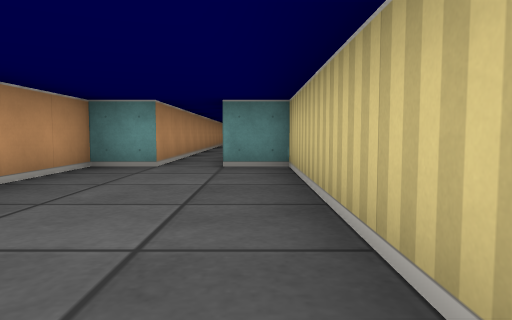
View 1 (above)

22 first-person views from a walk through a cub3D level. The camera is about half as high as the walls, tilts 4° down and sees 70° across. The floor is counted in squares. Each view is taken from the middle of a square. On the plan, view 1 faces up. The plan holds only what a view shows up to about 9 squares ahead; the rest is blank.

View 2
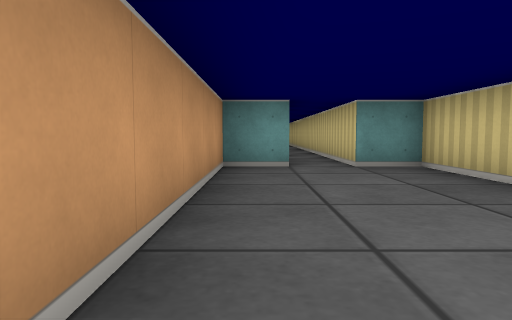

View 3
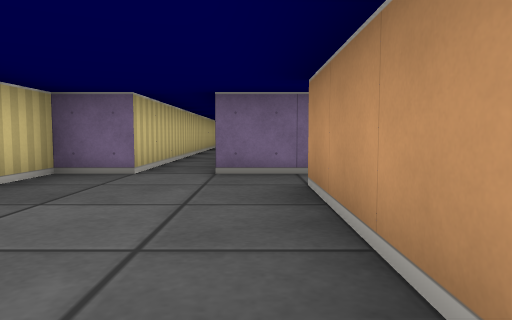

View 4
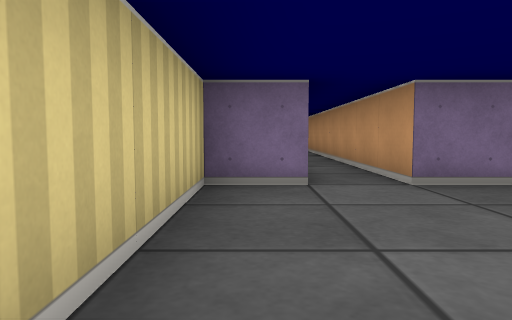

View 5
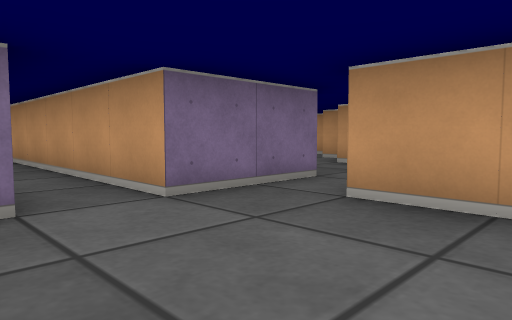

View 6
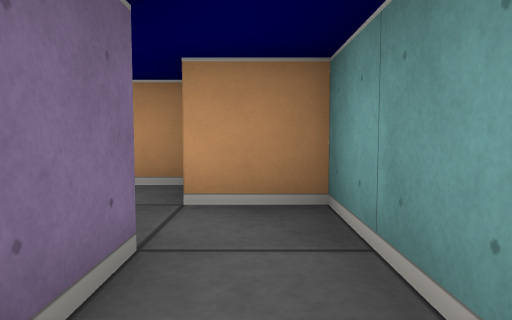

View 7
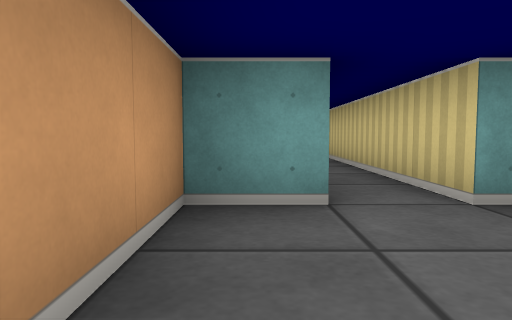

View 8
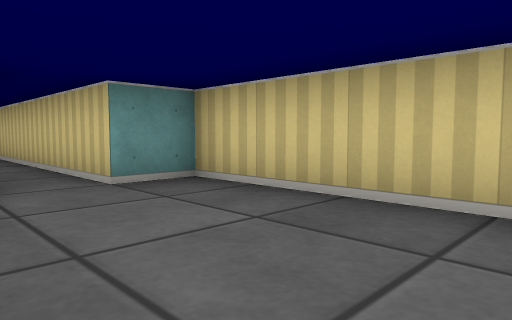

View 9
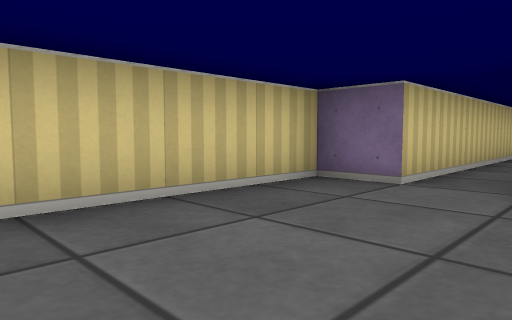

View 10
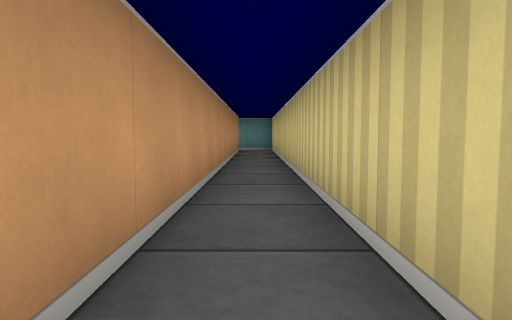

View 11
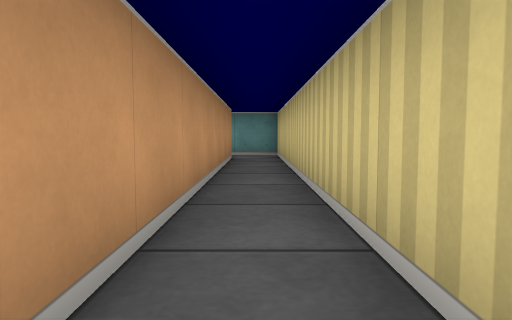

View 12
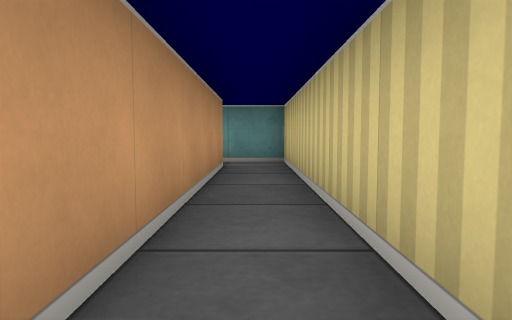

View 13
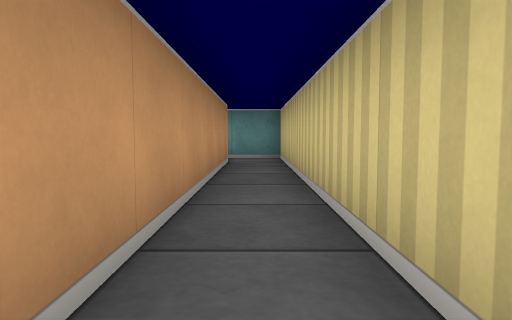

View 14
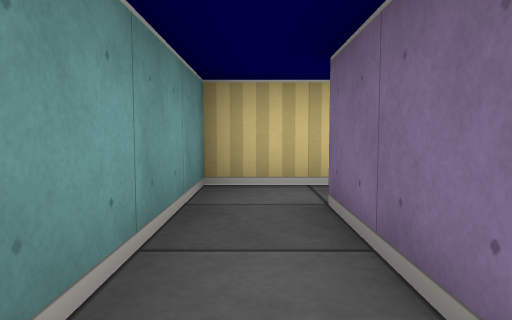

View 15
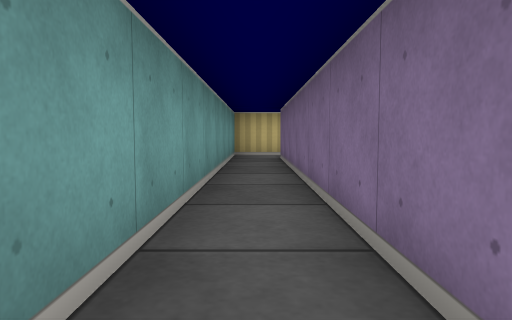

View 16
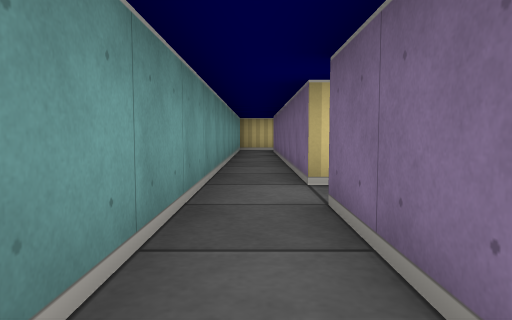

View 17
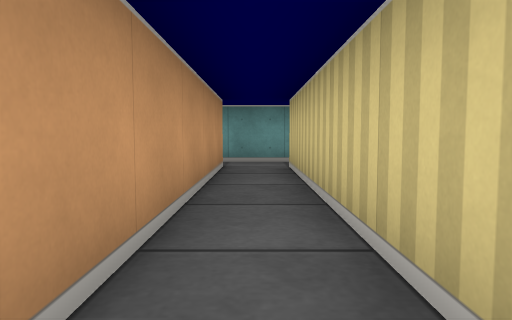

View 18
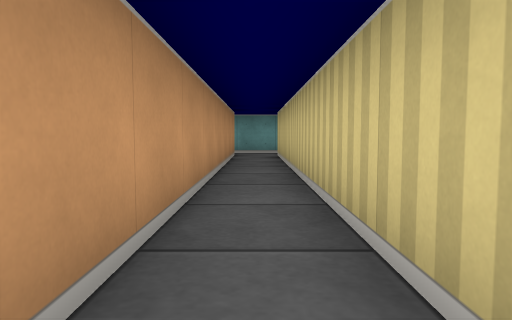

View 19
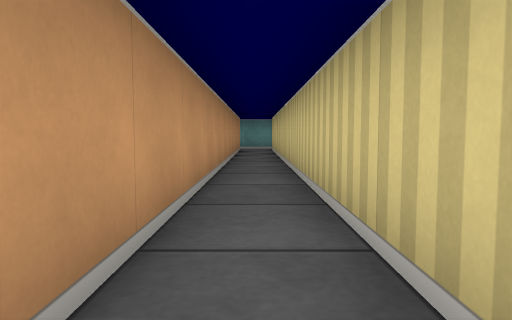

View 20
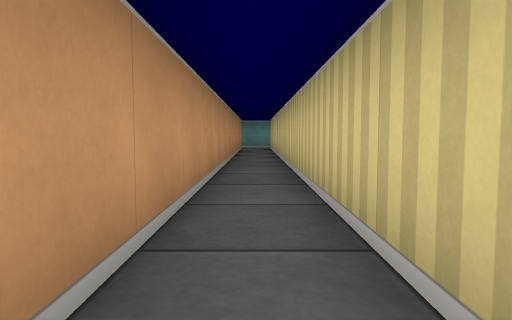

View 21
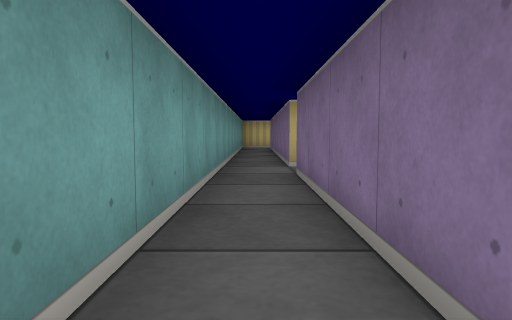

View 22
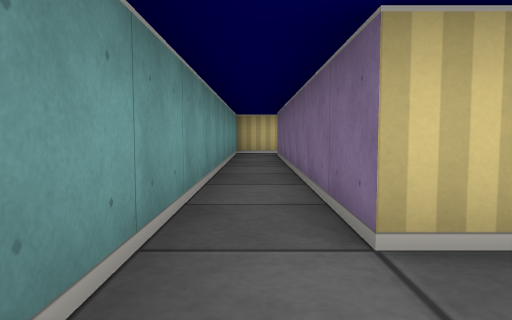

### Floor plan
Points are (right, up) in squares from view 1. A wall is a line through its corners. A room is listed if a view was taken in it or the views show most of it. See-through windows are left out.
Room 1 (views 1, 2, 3, 4, 5, 6, 7, 8, 9)
walls: (-0.5, -5.5) (-0.5, -0.5) (0.5, -0.5) (0.5, 5.5) (-0.5, 5.5); (-3.6, -0.5) (-1.5, -0.5) (-1.5, -6); (-1.5, 5.5) (-2.5, 5.5) (-2.5, 0.5) (-4.5, 0.5) (-4.5, -0.5)
ways out: opening at (-1, 5) to room 2; opening at (-4, 0)
Room 2 (views 10, 11, 12, 13, 14)
walls: (-8.5, 17.5) (-1.5, 17.5) (-1.5, 5.5); (-0.5, 5.5) (-0.5, 18.5) (-8.4, 18.5)
ways out: opening at (-1, 5) to room 1; opening at (-8, 18) to room 3
Room 3 (views 15, 16, 17, 18, 19, 20, 21, 22)
walls: (-8.5, 5.6) (-8.5, 17.5); (-8.4, 18.5) (-13.4, 18.5); (-13.4, 17.5) (-9.5, 17.5) (-9.5, 5.6)
ways out: opening at (-8, 18) to room 2; opening at (-14, 18)

Where each view was taken, in squares from view 1:
view 1: 0 up, 0 right, facing up
view 2: 0 up, 2 left, facing up
view 3: 4 up, 2 left, facing down
view 4: 3 up, 0 right, facing down
view 5: 2 up, 0 right, facing down-left
view 6: 0 up, 2 left, facing left
view 7: 3 up, 2 left, facing up
view 8: 2 up, 2 left, facing up-right
view 9: 3 up, 2 left, facing down-right
view 10: 7 up, 1 left, facing up
view 11: 10 up, 1 left, facing up
view 12: 12 up, 1 left, facing up
view 13: 11 up, 1 left, facing up
view 14: 18 up, 4 left, facing right
view 15: 18 up, 9 left, facing right
view 16: 18 up, 12 left, facing right
view 17: 12 up, 9 left, facing up
view 18: 9 up, 9 left, facing up
view 19: 6 up, 9 left, facing up
view 20: 5 up, 9 left, facing up
view 21: 18 up, 14 left, facing right
view 22: 18 up, 10 left, facing right
